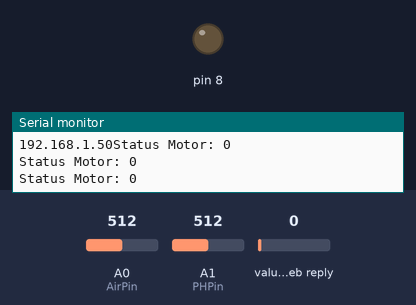
A sketch run on a simulated Arduino Mega 2560, built for the host (arithmetic inside an expression is 32-bit, double 64-bit). On the bench: output pins drawn as LEDs (lit = HIGH), the last lines printed to the serial monitor. The inputs (shaded band) are chosen by the test bench; at power-on: value in the web reply 0, A0 (AirPin) = 512, A1 (PHPin) = 512. WiFi joins after 1.5 s; servers stay silent unless stated; web services answer with replies made up by the test bench.

Above: at 4.7 s.
4.8 s: value in the web reply set to 2
At 5.5 s:
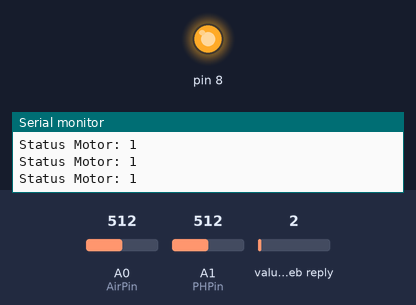
Timing chart, 0 to 7.8 s (numbered marks = the images above; inputs shaded):
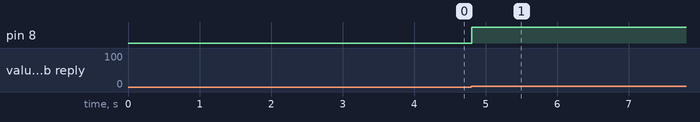

The sketch:

ProjektIoT.ino
```cpp
//===SAWAH KITA===//
#include <WiFiEsp.h>
#include <ThingSpeak.h>

String ID_ALAT = "422641";
char ssid[] = "RedmiZaky";
char pass[] = "Password";

int status = WL_IDLE_STATUS;
const char* host = "api.thingspeak.com";
String request_string;

float pompa;

//===DelayUploadFor30Sec===//
unsigned long previousMillis = 0;
const long interval = 30000;

//===Database===//
WiFiEspClient client;
unsigned long myChannelNumber = 1895967;
String myWriteAPIKey = "wRiteApI";
String myReadAPIKey = "rEadApI";
unsigned int motorFieldNumber = 4;

#define AirPin A0
#define PHPin A1
unsigned long int avgValue;
int buf[10], temp;

void send_data(float airValue, float phValue, float pompa) {
  if (client.connect(host, 80)) {
    request_string = "/update?key=" + myWriteAPIKey
                     + "&field1=" + airValue
                     + "&field2=" + phValue
                     + "&field3=" + pompa;
    Serial.println(String("GET ") + request_string + " HTTP/1.1\r\n" +
                   "Host: " + host + "\r\n" +
                   "Connection: close\r\n\r\n");
    client.print(String("GET ") + request_string + " HTTP/1.1\r\n" +
                 "Host: " + host + "\r\n" +
                 "Connection: close\r\n\r\n");
    unsigned long timeout = millis();
    while (client.available() == 0) {
      if (millis() - timeout > 5000) {
        Serial.println(">>> Client Timeout !");
        client.stop();
        return;
      }
    }
    while (client.available()) {
      String line = client.readStringUntil('\r');
      Serial.print(line);
    }
    Serial.println();
    Serial.println("Closing connection");

    client.stop();
  }
}

void setup() {
  pinMode(8, OUTPUT);
  Serial.begin(9600);
  Serial2.begin(9600);

  Serial1.begin(115200);
  WiFi.init(&Serial1);
  if (WiFi.status() == WL_NO_SHIELD) {
    Serial.print("WiFi Module Tidak Ada");
    Serial2.print("wifi.txt=\"");
    Serial2.println("no wifi module");
    Serial2.print("\"");
    Serial2.write(0xff);
    Serial2.write(0xff);
    Serial2.write(0xff);
    while (true);
  }
  while (status != WL_CONNECTED) {
    status = WiFi.begin(ssid, pass);
    Serial2.print("wifi.txt=\"");
    Serial2.println("Menghubungkan: ");
    Serial2.print(ssid);
    Serial2.print("\"");
    Serial2.write(0xff);
    Serial2.write(0xff);
    Serial2.write(0xff);
    delay(1000);
  }
  Serial2.print("wifi.txt=\"");
  Serial2.println("terhubung: ");
  Serial2.print(ssid);
  Serial2.print("\"");
  Serial2.write(0xff);
  Serial2.write(0xff);
  Serial2.write(0xff);
  delay(1000);
  printWiFiIP();
  printWiFiStatus();
  ThingSpeak.begin(client);
}

void printWiFiIP() {
  IPAddress ip = WiFi.localIP();
  Serial.println("IP kamu: ");
  Serial.print(ip);
}
void printWiFiStatus() {
  long rssi = WiFi.RSSI();
  Serial2.print("speed.txt=\"");
  Serial2.print(rssi);
  Serial2.print("\"");
  Serial2.write(0xff);
  Serial2.write(0xff);
  Serial2.write(0xff);
}

void loop() {
  //===PH===//
  for (int i = 0; i < 10; i++) //Get 10 sample value from the sensor for smooth the value
  {
    buf[i] = analogRead(PHPin);
    delay(1);
  }
  for (int i = 0; i < 9; i++) //sort the analog from small to large
  {
    for (int j = i + 1; j < 10; j++)
    {
      if (buf[i] > buf[j])
      {
        temp = buf[i];
        buf[i] = buf[j];
        buf[j] = temp;
      }
    }
  }
  avgValue = 0;
  for(int i=2;i<8;i++)
    avgValue += buf[i];
  float phValue = (float)avgValue * 5.0 / 1024 / 6; //convert the analog into millivolt
  phValue = 3.5 * phValue;
  Serial2.print("phValue.txt=\"");
  Serial2.print(phValue);
  Serial2.print("\"");
  Serial2.write(0xff);
  Serial2.write(0xff);
  Serial2.write(0xff);
  //===PH===//

  unsigned int TinggiValue = analogRead(AirPin);
  float airValue = (TinggiValue - 800)/45.0; //map 500, 670, 0, 4
  if (TinggiValue < 800){airValue = 0;}
  float grap1 = airValue * 25;
  int grap = grap1;
  Serial2.print("airValue.val=");
  Serial2.print(grap);
  Serial2.write(0xff);
  Serial2.write(0xff);
  Serial2.write(0xff);

  Serial2.print("air.txt=\"");
  Serial2.print(airValue);
  Serial2.print("\"");
  Serial2.write(0xff);
  Serial2.write(0xff);
  Serial2.write(0xff);

  //Pompa//
  //read in field 4
  bool Pompa = ThingSpeak.readFloatField(myChannelNumber, motorFieldNumber);
  //Check the status of read operation
  int statusCode = ThingSpeak.getLastReadStatus();
  if (statusCode == 200) {
    Serial.println("Status Motor: " + String(Pompa));
  }
  else {
    Serial.println("Problem reading channel. HTTP error code " + String(statusCode));
  }

  if (Pompa == 1) {
    digitalWrite(8, HIGH);
    Serial2.print("onoff.txt=\"");
    Serial2.print("Nyala");
    Serial2.print("\"");
    Serial2.write(0xff);
    Serial2.write(0xff);
    Serial2.write(0xff);
    pompa = 1;
  }
  else{
    if(airValue > 2){
      if(airValue >= 2.2){
        digitalWrite(8, HIGH);
        Serial2.print("onoff.txt=\"");
        Serial2.print("Nyala");
        Serial2.print("\"");
        Serial2.write(0xff);
        Serial2.write(0xff);
        Serial2.write(0xff);
        pompa = 1;
      }
    }
    else{
      digitalWrite(8, LOW);
      Serial2.print("onoff.txt=\"");
      Serial2.print("Mati");
      Serial2.print("\"");
      Serial2.write(0xff);
      Serial2.write(0xff);
      Serial2.write(0xff);
      pompa = 0;
    }
  }
  //Pompa//

  //Send Data//
  unsigned long currentMillis = millis();
  if (currentMillis - previousMillis >= interval) {
    // save current millis
    previousMillis = currentMillis;
    //send da data
    send_data(airValue, phValue, pompa);
  }

  printWiFiStatus();
}
```

Measured:
- after the input at 4.8 s, pin 8: LOW → HIGH at once
